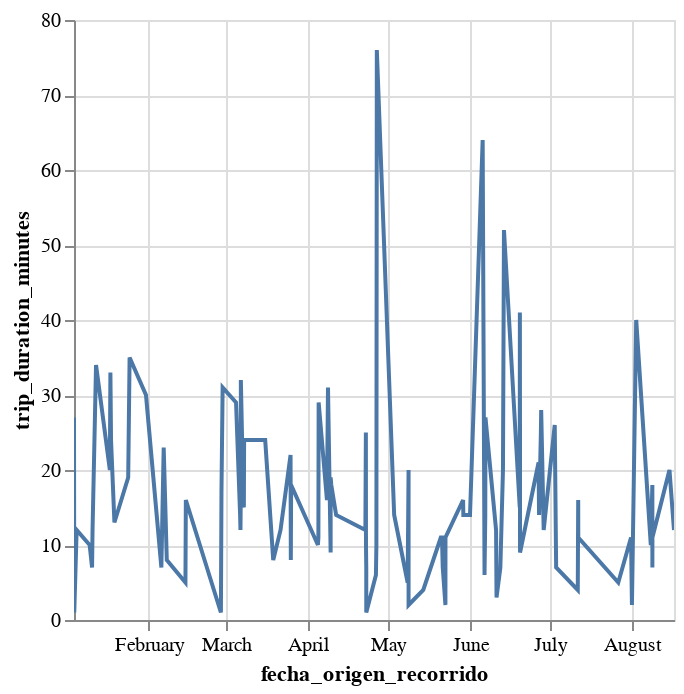

The cell this chart's notebook holds for it:
### Markdown cell above
Visualization

### Code cell
ecobici2024_df.limit(100).plot.line(x='fecha_origen_recorrido', y='trip_duration_minutes')
